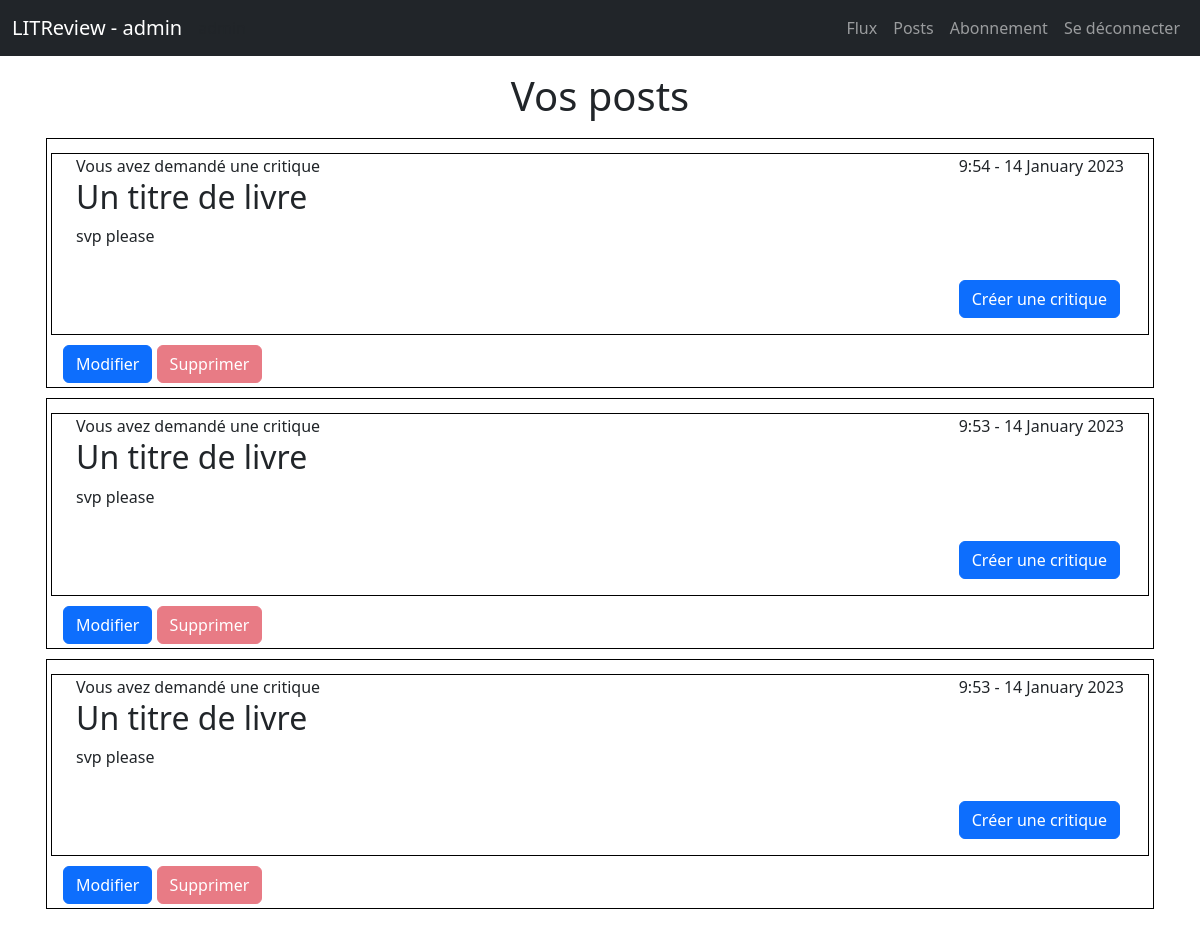
The page /posts (signed in) on the database as committed earlier.
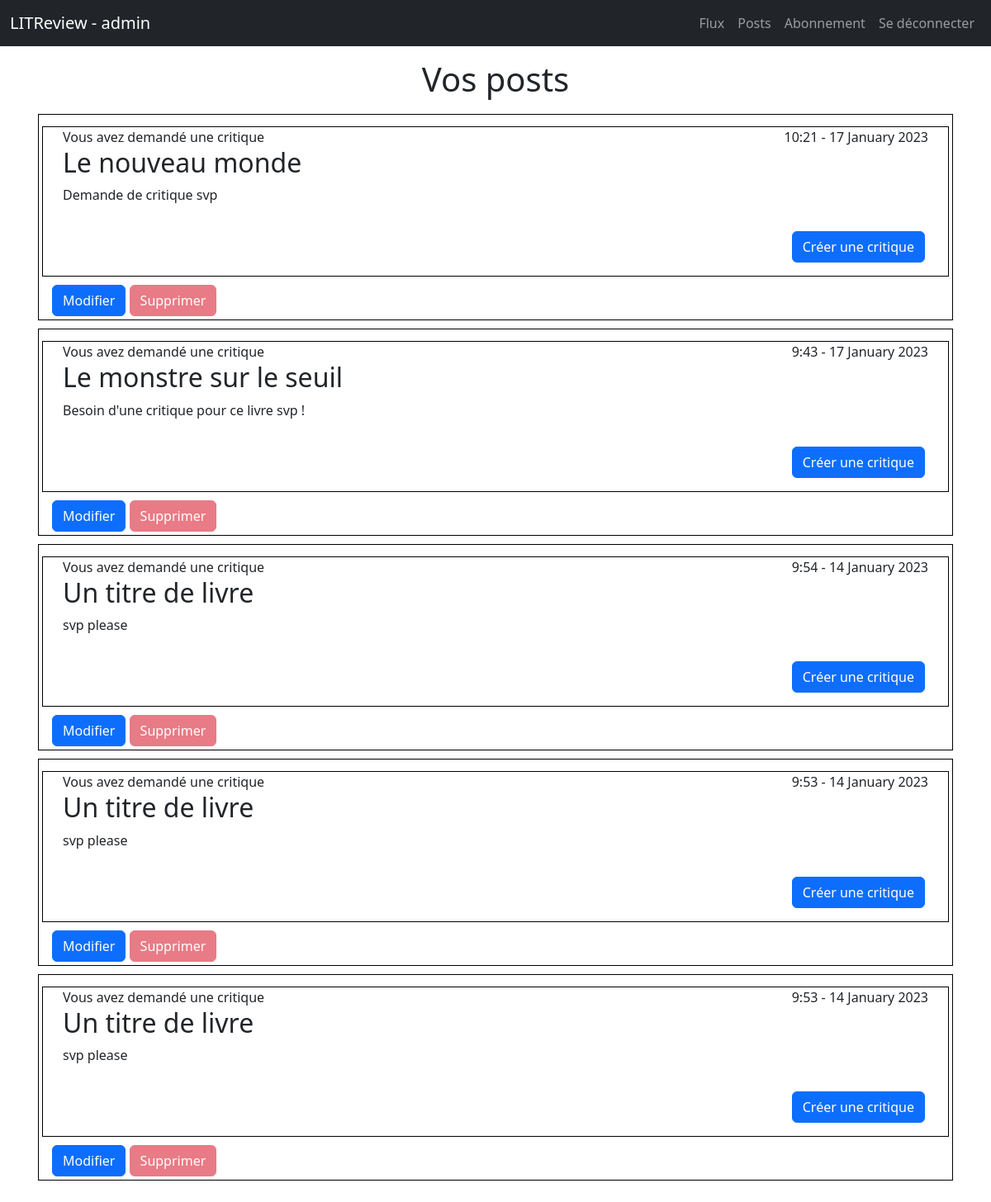
The same page on the database as committed later.
### bookreview/models.py (models this page shows, shortened)
class Ticket(models.Model):
    title = models.CharField(max_length=128)
    description = models.TextField(max_length=2048, blank=True)
    user = models.ForeignKey(to=settings.AUTH_USER_MODEL,
                             on_delete=models.CASCADE)
    image = models.ImageField(blank=True)
    time_created = models.DateTimeField(auto_now_add=True)

### bookreview/views.py (the view)
# urls.py: path('posts', bookreview.views.PostsView.as_view(), name='posts'),
class PostsView(LoginRequiredMixin, TemplateView):
    template_name = "bookreview/posts.html"
    def get_context_data(self, **kwargs):
        kwargs = super().get_context_data(**kwargs)
        tickets = Ticket.objects.filter(user=self.request.user)
        tickets = tickets.annotate(content_type=Value("TICKET", CharField()))
        reviews = Review.objects.filter(user=self.request.user)
        reviews = reviews.annotate(content_type=Value("REVIEW", CharField()))
        posts = sorted(
            chain(reviews, tickets),
            key=lambda post: post.time_created,
            reverse=True
        )
        kwargs["posts"] = posts
        return kwargs

### bookreview/templates/bookreview/posts.html
{% extends 'base.html' %}
{% block content %}
<div class="p-3 container">
    <div class="row text-center">
        <h1>Vos posts</h1>
    </div>
    {% for post in posts %}
    <div class="row flux-post p-1">
        {% if post.content_type == 'TICKET' %}
            {% include 'bookreview/ticket_post_flux.html' with ticket=post %}
            <div class="float-end">
                <a class="btn btn-primary" href="{% url 'ticket_update' post.id %}">Modifier</a>
                <a class="btn btn-danger disabled" href="">Supprimer</a>
            </div>
        {% elif post.content_type == 'REVIEW' %}
            {% include 'bookreview/review_post_flux.html' with review=post %}
            <div class="float-end">
                <a class="btn btn-primary" href="{% url 'review_update' post.id %}">Modifier</a>
                <a class="btn btn-danger disabled" href="">Supprimer</a>
            </div>
        {% endif %}
    </div>
    {% endfor %}
</div>
{% endblock %}

### bookreview/templates/bookreview/ticket_post_flux.html
<div class="row flux-post">
    <div class="d-flex justify-content-between">
        <span>
            {% if request.user == ticket.user %}
            Vous avez
            {% else %}
            {{ ticket.user }} a
            {% endif %}
            demandé une critique
        </span>
        <span class="float-right">{{ ticket.time_created|date:'G:i - j F Y' }}</span>
    </div>
    <div>
        <h2>{{ ticket.title }}</h2>
        <p>{{ ticket.description }}</p>
    </div>
    <div class="p-3 d-flex justify-content-end">
        <a class="btn btn-primary float-right" href="{% url 'review_ticket' ticket.id %}">Créer une critique</a>
    </div>
</div>

Rows that differ between the two databases and show on the page:
added Ticket: shows "Vous avez", time_created "10:21 - 17 January 2023", title "Le nouveau monde", description "Demande de critique svp"
added Ticket: shows "Vous avez", time_created "9:43 - 17 January 2023", title "Le monstre sur le seuil", description "Besoin d'une critique pour ce livre svp !"
